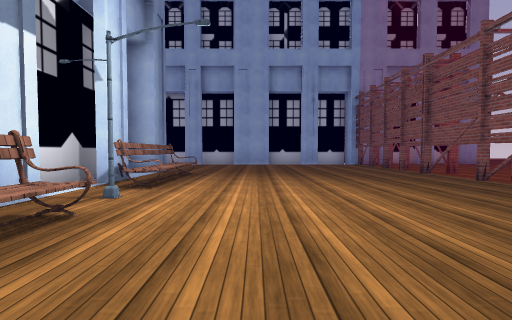
view 1 (above)

24 first-person views from a walk through a Unity game level. The camera is 1.2 m above the floor, tilts 2° down and sees 90° across. The floor is counted in squares, 2 m on a side. Each view is taken from the middle of a square. On the plan, view 1 faces up. The plan holds only what a view shows up to about 9 squares ahead; the rest is blank. The place goes on beyond the plan. The player character is not drawn. Some animated figures are left out. Some surface patterns are stand-ins.

view 2
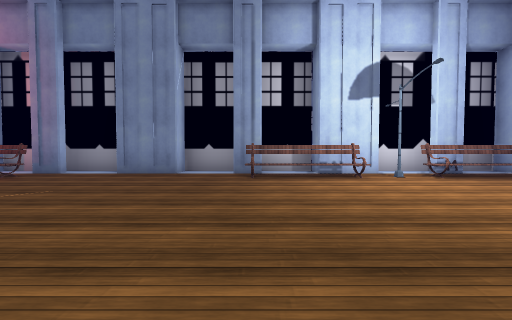

view 3
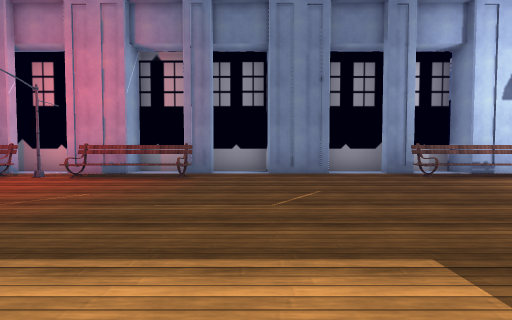

view 4
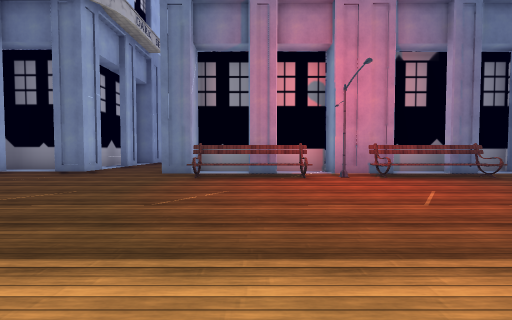

view 5
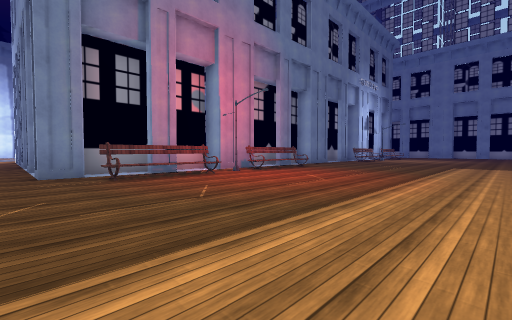

view 6
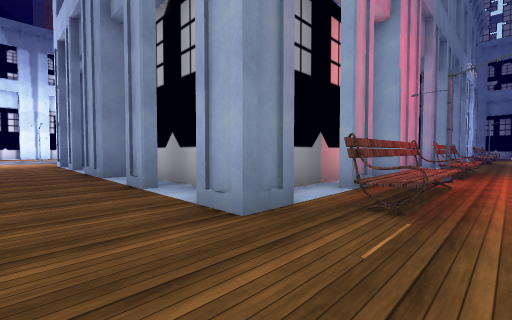

view 7
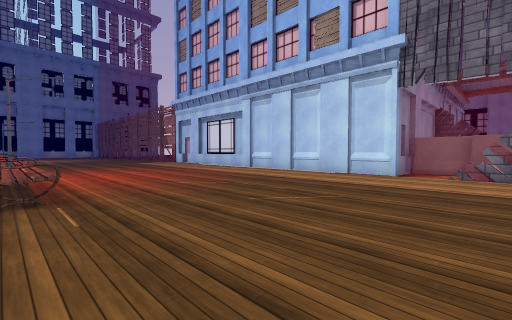

view 8
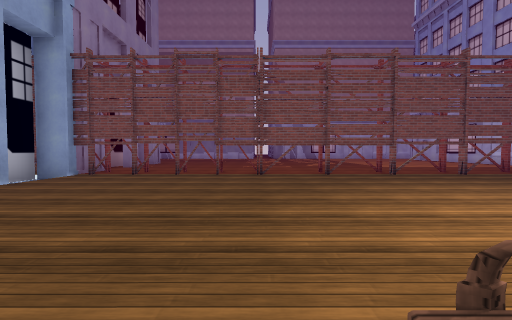

view 9
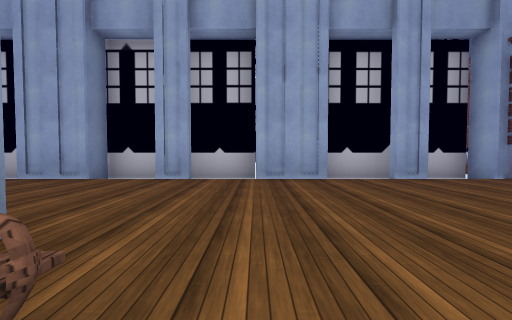

view 10
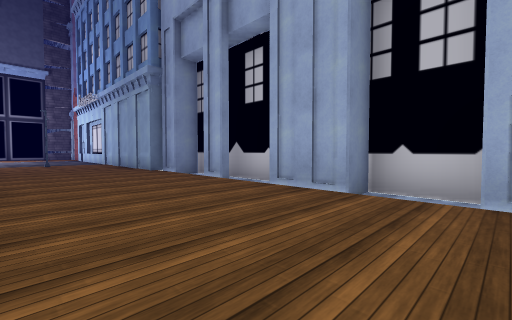

view 11
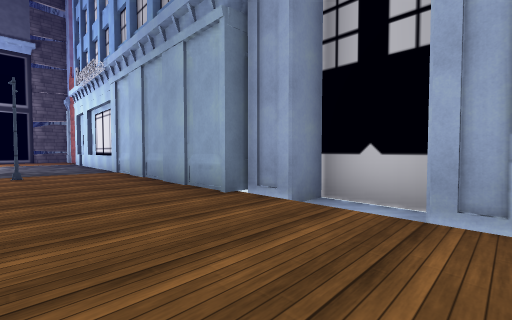

view 12
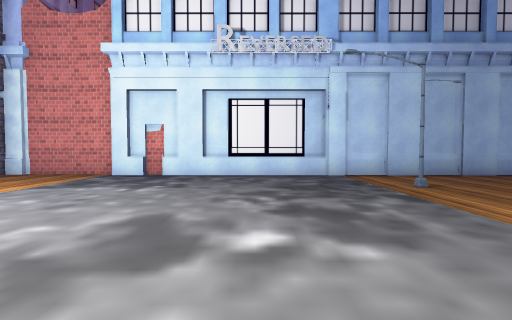

view 13
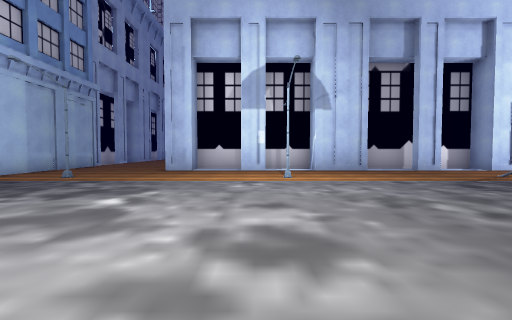

view 14
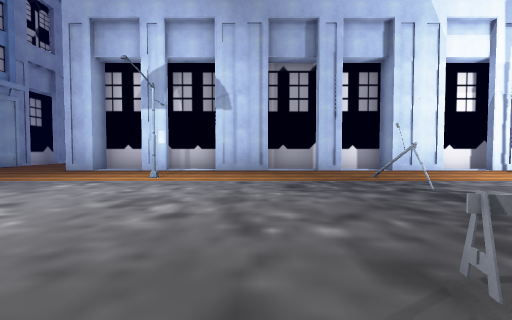

view 15
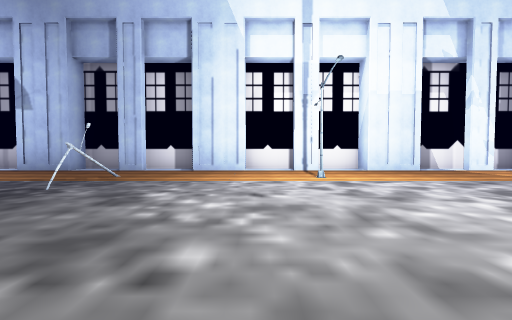

view 16
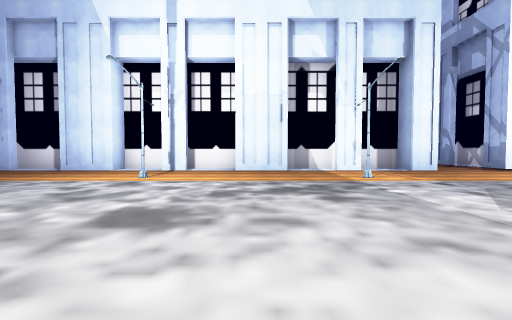

view 17
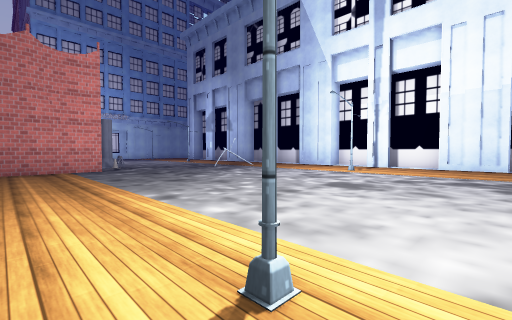

view 18
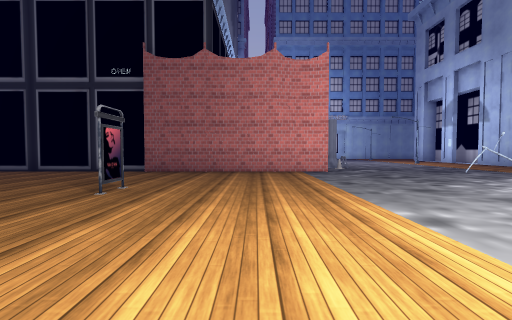

view 19
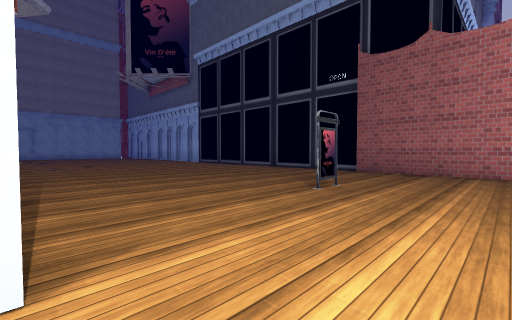

view 20
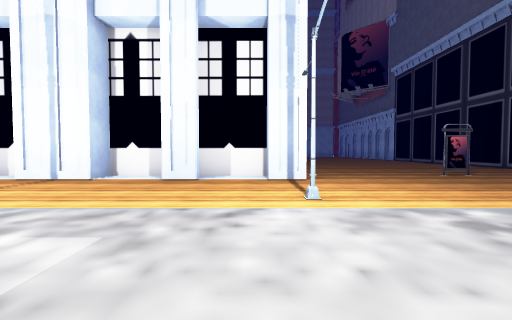

view 21
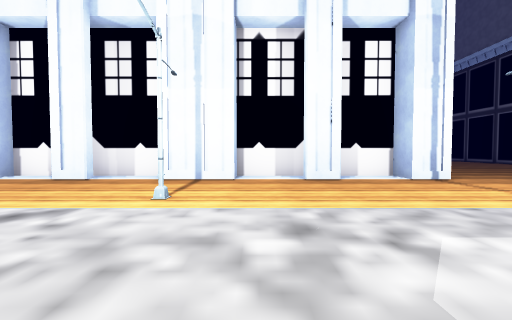

view 22
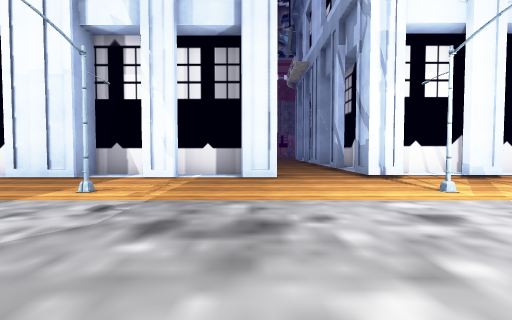

view 23
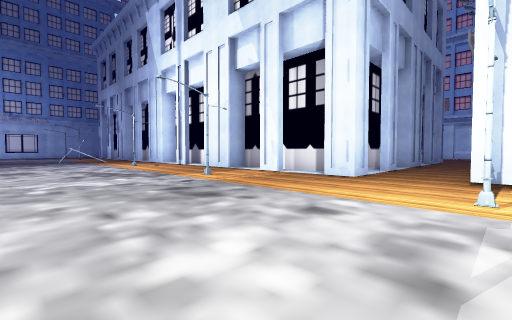

view 24
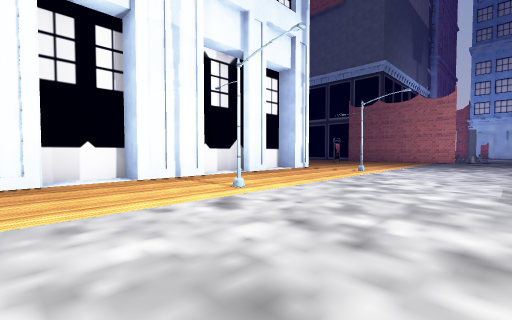

### Floor plan
Key: @ floor where view 1 was taken; # wall or solid block; . main floor; : floor 0.25 m higher than the main floor; = window, fence, low wall or low ledge; O other object.
Columns run from 34 left of view 1 to 6 right of it. Each row starts with its distance up from view 1.
 12          ##==##########################==
 11          #.............................==
 10            ............................==
  9             .......O...................==
  8              ..........................==
  7               .......##       ##.......==
  6               ........#       ##O......==
  5              .........#        #O......=
  4               .....O..#        #O......==
  3               .......##        #O......==
  2              ........##        #O......=
  1              OO.......#       ##O......==
  0     ######   .O.......#       ##O.@....==
 -1     .....#####....#...#       #.......  =
 -2     .................##       ##.......
 -3    ..................##       ##.......
 -4   .......#............#       #........
 -5  ..................O.##       ##.......
 -6 .....................##       ##O......
 -7 ......................#        #O......
 -8         .#..O........##        #O......
 -9          #...........##        #O......
-10          #............#        #O......=
-11          #.........O..#        #O......=
-12          #............###   ####O......=
-13          #..O........###..#..###.......=
-14          #.............................==
-15          #.............................==
-16          #.........O.#:::    ###.......==

Where each view was taken, in squares from view 1:
view 1: 0 up, 0 right, facing up
view 2: 0 up, 4 right, facing left
view 3: 4 down, 4 right, facing left
view 4: 11 down, 4 right, facing left
view 5: 14 down, 4 right, facing up-left
view 6: 15 down, 1 left, facing up-left
view 7: 16 down, 2 left, facing up-right
view 8: 7 up, 2 left, facing right
view 9: 6 up, 1 left, facing up
view 10: 8 up, 3 left, facing up-left
view 11: 9 up, 8 left, facing up-left
view 12: 5 up, 18 left, facing up
view 13: 5 up, 21 left, facing right
view 14: 2 up, 21 left, facing right
view 15: 4 down, 21 left, facing right
view 16: 8 down, 21 left, facing right
view 17: 9 down, 23 left, facing up-right
view 18: 8 down, 23 left, facing up
view 19: 8 down, 23 left, facing up-left
view 20: 9 down, 19 left, facing left
view 21: 12 down, 19 left, facing left
view 22: 13 down, 19 left, facing right
view 23: 16 down, 19 left, facing up-right
view 24: 16 down, 19 left, facing up-left
